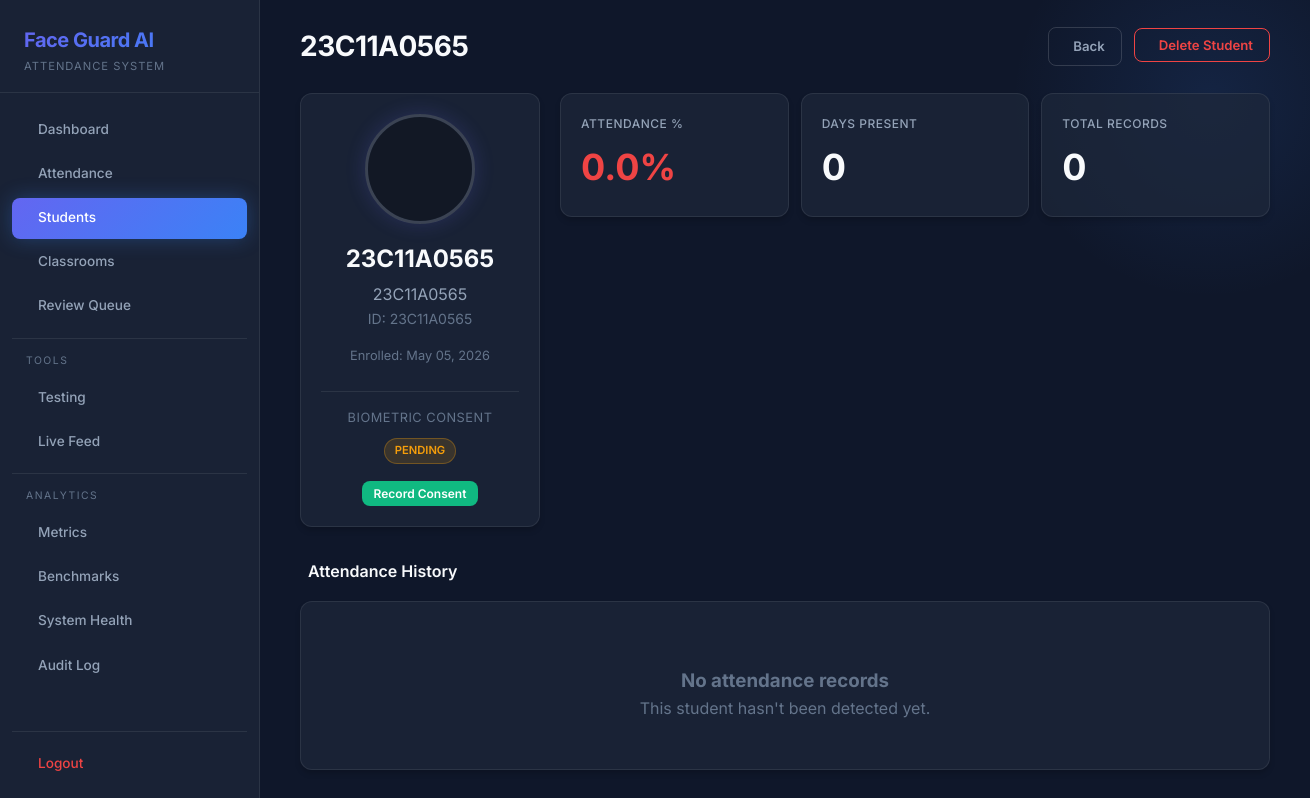
The page /students/23C11A0565 (signed in) on the database its author committed.
### src/utils/db.py (models this page shows)
class Base(DeclarativeBase):
    pass

class Student(Base):
    __tablename__ = "students"
    student_id    = Column(String, primary_key=True)
    name          = Column(String, nullable=False)
    roll_no       = Column(String, unique=True, nullable=False)
    enrolled_at   = Column(DateTime, default=datetime.utcnow)
    consent_given = Column(Boolean, default=False)
    consent_date  = Column(DateTime, nullable=True)
    photo_path    = Column(String, nullable=True)

### web/app.py (the view)
    @app.route("/students/<student_id>")
    @login_required
    def student_profile(student_id: str):
        with get_session() as s:
            student = s.query(Student).filter_by(student_id=student_id).first()
        if not student:
            return redirect(url_for("students"))
        history = get_student_attendance_history(student_id)
        percentage = get_student_attendance_percentage(student_id)
        ref_path = _PROJECT_ROOT / "data" / "reference_images" / f"{student_id}.jpeg"
        has_photo = ref_path.exists()
        if not has_photo:
            ref_path = _PROJECT_ROOT / "data" / "reference_images" / f"{student_id}.jpg"
            has_photo = ref_path.exists()
        if not has_photo:
            seed_dir = _SEED_DIR / student_id
            if seed_dir.exists():
                imgs = list(seed_dir.glob("*.jpg")) + list(seed_dir.glob("*.jpeg")) + list(seed_dir.glob("*.png"))
                has_photo = len(imgs) > 0
        return render_template(
            "student_profile.html",
            student=student, history=history, percentage=percentage,
            has_photo=has_photo, total_days=len(set(h["date"] for h in history)),
        )

### src/utils/db.py (called while the page is built)
def get_session() -> Session:
    return SessionLocal()

def get_student_attendance_history(student_id: str) -> list[dict]:
    with get_session() as s:
        records = (
            s.query(AttendanceRecord)
             .filter(AttendanceRecord.student_id == student_id)
             .order_by(AttendanceRecord.timestamp.desc())
             .all()
        )
        return [
            {
                "date": r.timestamp.strftime("%Y-%m-%d"),
                "time": r.timestamp.strftime("%H:%M:%S"),
                "confidence": r.confidence,
                "liveness_score": r.liveness_score,
            }
            for r in records
        ]

def get_student_attendance_percentage(student_id: str) -> float:
    with get_session() as s:
        total_days = (
            s.query(func.date(AttendanceRecord.timestamp))
             .distinct()
             .count()
        )
        if total_days == 0:
            return 0.0
        student_days = (
            s.query(func.date(AttendanceRecord.timestamp))
             .filter(AttendanceRecord.student_id == student_id)
             .distinct()
             .count()
        )
        return round((student_days / total_days) * 100, 1)

### web/auth.py (called while the page is built)
@login_manager.user_loader
def load_user(user_id):
    with get_session() as s:
        admin = s.query(AdminUser).get(int(user_id))
        if admin:
            return AuthUser(admin)
    return None

### web/templates/student_profile.html (shortened to what this page needs)
{% extends "base.html" %}
{% block page_title %}{{ student.name }}{% endblock %}
{% block header_actions %}
<div style="display: flex; gap: 0.75rem;">
    <a href="{{ url_for('students') }}" class="btn btn-outline">
         Back
    </a>
    <form action="{{ url_for('delete_student', student_id=student.student_id) }}" method="POST"
          onsubmit="return confirm('Are you sure? This will delete ALL data for this student including attendance records, crops, and embeddings. This action cannot be undone.');">
        <button type="submit" class="btn btn-danger">
             Delete Student
        </button>
    </form>
</div>
{% endblock %}
{% block content %}
<div class="profile-layout">
    <div class="glass-card profile-card">
        <div class="profile-avatar">
            {% if has_photo %}
            <img src="{{ url_for('serve_ref_image', filepath=student.student_id + '.jpeg') }}"
                 alt="{{ student.name }}"
                 onerror="this.onerror=null; this.src='{{ url_for('serve_ref_image', filepath=student.student_id + '.jpg') }}';">
            {% else %}
            <div class="avatar-placeholder">
            </div>
            {% endif %}
        </div>
        <h2 style="font-size: 1.5rem; font-weight: 700; margin-top: 1rem;">{{ student.name }}</h2>
        <p style="color: var(--text-secondary); margin-top: 0.25rem;">{{ student.roll_no }}</p>
        <p style="color: var(--text-muted); font-size: 0.875rem;">ID: {{ student.student_id }}</p>
        <p style="color: var(--text-muted); font-size: 0.8rem; margin-top: 1rem;">
            Enrolled: {{ student.enrolled_at.strftime('%B %d, %Y') }}
        </p>
        <div style="margin-top: 1.5rem; padding-top: 1rem; border-top: 1px solid var(--border-light);">
            <p style="font-size: 0.8rem; color: var(--text-muted); text-transform: uppercase; letter-spacing: 0.5px; margin-bottom: 0.5rem;">Biometric Consent</p>
            {% if student.consent_given %}
                <span class="badge badge-success" style="margin-bottom: 0.5rem; display: inline-block;">Consent Given</span>
                <p style="font-size: 0.75rem; color: var(--text-muted);">{{ student.consent_date.strftime('%Y-%m-%d') if student.consent_date else '' }}</p>
                <form action="{{ url_for('update_consent', student_id=student.student_id) }}" method="POST" style="margin-top: 0.5rem;">
                    <input type="hidden" name="consent" value="false">
                    <button type="submit" class="btn btn-outline" style="font-size: 0.75rem; padding: 0.3rem 0.75rem;">Revoke Consent</button>
                </form>
            {% else %}
                <span class="badge badge-warning" style="margin-bottom: 0.5rem; display: inline-block;">Pending</span>
                <form action="{{ url_for('update_consent', student_id=student.student_id) }}" method="POST" style="margin-top: 0.5rem;">
                    <button type="submit" class="btn btn-success" style="font-size: 0.75rem; padding: 0.3rem 0.75rem;">Record Consent</button>
                </form>
            {% endif %}
        </div>
    </div>
    <div class="profile-stats">
        <div class="glass-card stat-card">
            <span class="stat-label">Attendance %</span>
            <span class="stat-value" style="color: {% if percentage >= 75 %}var(--success){% elif percentage >= 50 %}var(--warning){% else %}var(--danger){% endif %};">{{ percentage }}%</span>
        </div>
        <div class="glass-card stat-card">
            <span class="stat-label">Days Present</span>
            <span class="stat-value">{{ total_days }}</span>
        </div>
        <div class="glass-card stat-card">
            <span class="stat-label">Total Records</span>
            <span class="stat-value">{{ history|length }}</span>
        </div>
    </div>
</div>
<h2 style="margin-top: 2rem; margin-bottom: 1rem;" class="section-title">
     Attendance History
</h2>
{% if history %}
<div class="table-container">
    <table>
        <thead><tr><th>#</th><th>Date</th><th>Time</th><th>Confidence</th><th>Liveness</th><th>Status</th></tr></thead>
        <tbody>
            {% for h in history %}
            <tr>
                <td style="color: var(--text-muted);">{{ loop.index }}</td>
                <td style="font-weight: 500;">{{ h.date }}</td>
                <td style="color: var(--text-secondary);">{{ h.time }}</td>
                <td>
                    {% if h.confidence and h.confidence >= 0.45 %}<span style="color: var(--success);">{{ "%.1f"|format(h.confidence * 100) }}%</span>
                    {% else %}<span style="color: var(--warning);">{{ "%.1f"|format((h.confidence or 0) * 100) }}%</span>{% endif %}
                </td>
                <td>
                    {% if h.liveness_score %}<span style="color: {% if h.liveness_score >= 0.4 %}var(--success){% else %}var(--danger){% endif %};">{{ "%.0f"|format(h.liveness_score * 100) }}%</span>
                    {% else %}<span style="color: var(--text-muted);">N/A</span>{% endif %}
                </td>
                <td>{% if h.confidence and h.confidence >= 0.45 %}<span class="badge badge-success">Verified</span>{% else %}<span class="badge badge-warning">Review</span>{% endif %}</td>
            </tr>
            {% endfor %}
        </tbody>
    </table>
</div>
{% else %}
<div class="glass-card empty-state">
    <h3>No attendance records</h3>
    <p>This student hasn't been detected yet.</p>
</div>
{% endif %}
{% endblock %}

### web/static/styles.css (style rules this page uses)
:root { --bg-base: #0f172a; --bg-surface: rgba(30, 41, 59, 0.7); --bg-surface-hover: rgba(51, 65, 85, 0.8); --accent-primary: #3b82f6; --accent-primary-hover: #2563eb; --accent-gradient: linear-gradient(135deg, #6366f1, #3b82f6); --accent-gradient-hover: linear-gradient(135deg, #4f46e5, #2563eb); --success: #10b981; --warning: #f59e0b; --danger: #ef4444; --text-primary: #f8fafc; --text-secondary: #94a3b8; --text-muted: #64748b; --border-light: rgba(255, 255, 255, 0.08); --border-highlight: rgba(255, 255, 255, 0.15); --sidebar-width: 260px; --radius-sm: 8px; --radius-md: 12px; --radius-lg: 20px; --glass-blur: blur(12px); --shadow-sm: 0 4px 6px -1px rgba(0, 0, 0, 0.2); --shadow-md: 0 10px 15px -3px rgba(0, 0, 0, 0.4); --shadow-glow: 0 0 20px rgba(59, 130, 246, 0.3); --transition: all 0.3s cubic-bezier(0.4, 0, 0.2, 1); }
* { margin: 0; padding: 0; box-sizing: border-box; }
body { font-family: 'Inter', sans-serif; background-color: var(--bg-base); color: var(--text-primary); line-height: 1.6; display: flex; min-height: 100vh; overflow-x: hidden; }
.section-title { font-size: 1rem; font-weight: 600; display: flex; align-items: center; gap: 0.5rem; }
.glass-card { background: var(--bg-surface); backdrop-filter: var(--glass-blur); -webkit-backdrop-filter: var(--glass-blur); border: 1px solid var(--border-light); border-radius: var(--radius-md); padding: 1.25rem; box-shadow: var(--shadow-sm); transition: var(--transition); }
.stat-card { display: flex; flex-direction: column; gap: 0.35rem; }
.stat-label { font-size: 0.75rem; color: var(--text-secondary); font-weight: 500; text-transform: uppercase; letter-spacing: 0.5px; }
.stat-value { font-size: 2.25rem; font-weight: 700; color: var(--text-primary); }
.badge { padding: 0.2rem 0.6rem; border-radius: 9999px; font-size: 0.7rem; font-weight: 600; text-transform: uppercase; display: inline-block; }
.badge-warning { background: rgba(245, 158, 11, 0.15); color: var(--warning); border: 1px solid rgba(245, 158, 11, 0.3); }
.profile-layout { display: flex; gap: 1.25rem; align-items: flex-start; }
.profile-card { text-align: center; min-width: 240px; max-width: 270px; }
.profile-avatar { width: 110px; height: 110px; border-radius: 50%; overflow: hidden; margin: 0 auto; border: 3px solid var(--border-highlight); box-shadow: 0 0 20px rgba(99, 102, 241, 0.2); }
.avatar-placeholder { width: 100%; height: 100%; display: flex; align-items: center; justify-content: center; background: rgba(0,0,0,0.3); color: var(--text-muted); }
.profile-stats { flex: 1; display: grid; grid-template-columns: repeat(3, 1fr); gap: 0.75rem; }
.btn { display: inline-flex; align-items: center; justify-content: center; padding: 0.5rem 1rem; border-radius: var(--radius-sm); font-weight: 600; font-size: 0.825rem; cursor: pointer; transition: var(--transition); border: none; text-decoration: none; font-family: inherit; }
.btn-success { background: var(--success); color: white; }
.btn-danger { background: transparent; border: 1px solid var(--danger); color: var(--danger); }
.btn-outline { background: transparent; border: 1px solid var(--border-highlight); color: var(--text-secondary); }
.empty-state { text-align: center; padding: 3rem 2rem; color: var(--text-muted); }

### rows shown on the page
Student: name "23C11A0565", roll_no "23C11A0565", student_id "23C11A0565", enrolled_at "May 05, 2026"

### other values the page prints
{{ percentage }} "0.0"
{{ total_days }} "0"
{{ history|length }} "0"
